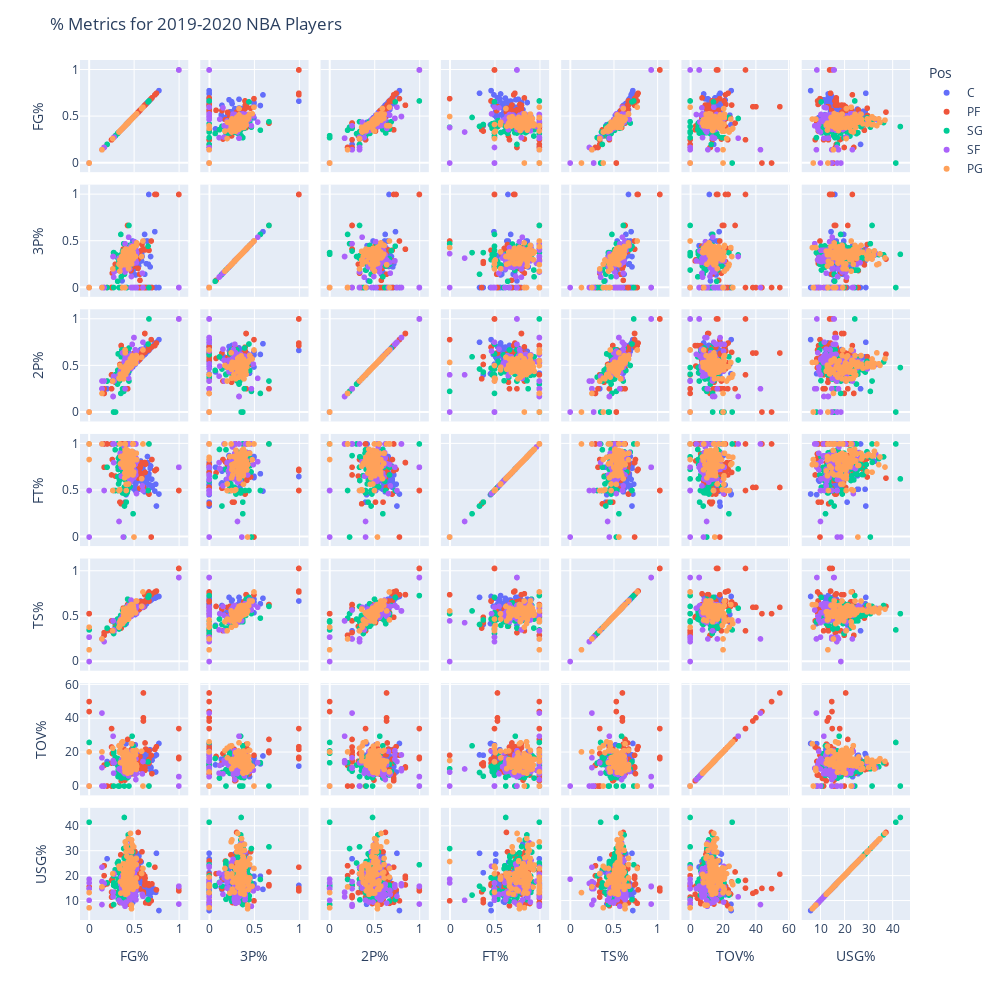

This figure's notebook cell:
### Code cell
keepPercents = [x for x in basketballData.columns if '%' in x]

fig = px.scatter_matrix(basketballData,
    dimensions=keepPercents,
    color="Pos", hover_data = ['Player'])
fig.update_layout(height = 1000, width = 1000)
fig.update_layout(
    title_text='% Metrics for 2019-2020 NBA Players',
)
fig.show()

### Figure 1 — Plotly figure (JSON) as saved in the notebook; plotly's stock layout.template omitted (floating-point values rounded to 4 significant figures; data arrays with more than 128 entries replaced by an {"elided": "..."} marker saying what was removed)
{"data": [{"customdata": [["Steven Adams"], ["LaMarcus Aldridge"], ["Jarrett Allen"], ["Deandre Ayton"], ["Mo Bamba"], ["Aron Baynes"], ["Khem Birch"], ["Goga Bitadze"], ["Bismack Biyombo"], ["Tony Bradley"], ["Moses Brown"], ["Thomas Bryant"], ["Clint Capela"], ["Wendell Carter Jr."], ["Willie Cauley-Stein"], ["Willie Cauley-Stein"], ["Willie Cauley-Stein"], ["Tyson Chandler"], ["Ed Davis"], ["Dewayne Dedmon"], ["Dewayne Dedmon"], ["Dewayne Dedmon"], ["Cheick Diallo"], ["Gorgui Dieng"], ["Gorgui Dieng"], ["Gorgui Dieng"], ["Andre Drummond"], ["Andre Drummond"], ["Andre Drummond"], ["Joel Embiid"], ["Tacko Fall"], ["Derrick Favors"], ["Bruno Fernando"], ["Daniel Gafford"], ["Marc Gasol"], ["Taj Gibson"], ["Rudy Gobert"], ["Montrezl Harrell"], ["Isaiah Hartenstein"], ["Jaxson Hayes"], ["Dewan Hernandez"], ["Willy Hernangómez"], ["Richaun Holmes"], ["Al Horford"], ["Dwight Howard"], ["Serge Ibaka"], ["Jaren Jackson Jr."], ["Nikola Jokić"], ["Damian Jones"], ["DeAndre Jordan"], ["Mfiondu Kabengele"], ["Frank Kaminsky"], ["Enes Kanter"], ["Maxi Kleber"], ["Luke Kornet"], ["Skal Labissière"], ["Alex Len"], ["Alex Len"], ["Alex Len"], ["Meyers Leonard"], ["Kevon Looney"], ["Brook Lopez"], ["Robin Lopez"], ["Ian Mahinmi"], ["Thon Maker"], ["Boban Marjanović"], ["JaVale McGee"], ["Nicolò Melli"], ["Mike Muscala"], ["Larry Nance Jr."], ["Nerlens Noel"], ["Kyle O'Quinn"], ["Jahlil Okafor"], ["Kelly Olynyk"], ["Anžejs Pasečņiks"], ["Norvel Pelle"], ["Mason Plumlee"], ["Jakob Poeltl"], ["Vincent Poirier"], ["Bobby Portis"], ["Dwight Powell"], ["Naz Reid"], ["Mitchell Robinson"], ["Domantas Sabonis"], ["Daniel Theis"], ["Tristan Thompson"], ["Karl-Anthony Towns"], ["Myles Turner"], ["Jonas Valančiūnas"], ["Nikola Vučević"], ["Moritz Wagner"], ["Hassan Whiteside"], ["Johnathan Williams"], ["Robert Williams"], ["Cody Zeller"], ["Ante Žižić"], ["Ivica Zubac"]], "dimensions": [{"axis": {"matches": true}, "label": "FG%", "values": [0.591, 0.493, 0.646, 0.548, 0.468, 0.48, 0.487, 0.473, 0.543, 0.665, 0.4, 0.599, 0.629, 0.534, 0.689, 0.689, 0.689, 0.778, 0.412, 0.393, 0.393, 0.393, 0.65, 0.515, 0.515, 0.515, 0.552, 0.552, 0.552, 0.474, 0.75, 0.62, 0.518, 0.701, 0.419, 0.584, 0.698, 0.58, 0.657, 0.66, 0.2, 0.532, 0.654, 0.442, 0.732, 0.518, 0.468, 0.528, 0.68, 0.666, 0.438, 0.455, 0.566, 0.459, 0.439, 0.551, 0.619, 0.619, 0.619, 0.52, 0.367, 0.427, 0.502, 0.495, 0.482, 0.555, 0.64, 0.442, 0.403, 0.531, 0.685, 0.486, 0.611, 0.476, 0.528, 0.514, 0.617, 0.619, 0.485, 0.45, 0.638, 0.412, 0.742, 0.54, 0.565, 0.512, 0.508, 0.451, 0.586, 0.47, 0.575, 0.618, 0.64, 0.677, 0.524, 0.569, 0.601]}, {"axis": {"matches": true}, "label": "3P%", "values": [0.333, 0.389, 0, 0, 0.356, 0.351, 0, 0.167, 0, 1, 0, 0.407, 0, 0.207, 0, 0, 0, 0, 0, 0.222, 0.222, 0.222, 0.5, 0.227, 0.227, 0.227, 0.286, 0.286, 0.286, 0.348, 0, 0.143, 0.135, 0, 0.402, 0.286, 0, 0, 0, 0.25, 0, 0.227, 0, 0.337, 0.6, 0.398, 0.397, 0.314, 0.222, 0, 0.45, 0.348, 0.143, 0.374, 0.287, 0.231, 0, 0, 0, 0.429, 0.071, 0.296, 0.344, 0.192, 0.344, 0.267, 0.5, 0.361, 0.358, 0.352, 0.333, 0.304, 0.5, 0.432, 0, 0, 0, 0, 0.5, 0.358, 0.256, 0.33, 0, 0.254, 0.321, 0.391, 0.412, 0.336, 0.367, 0.329, 0.343, 0.571, 0, 0, 0.24, 0, 0]}, {"axis": {"matches": true}, "label": "2P%", "values": [0.593, 0.519, 0.654, 0.552, 0.534, 0.582, 0.491, 0.591, 0.543, 0.662, 0.4, 0.64, 0.629, 0.564, 0.705, 0.705, 0.705, 0.778, 0.412, 0.521, 0.521, 0.521, 0.652, 0.659, 0.659, 0.659, 0.593, 0.593, 0.593, 0.511, 0.75, 0.631, 0.605, 0.701, 0.44, 0.599, 0.698, 0.593, 0.71, 0.667, 0.25, 0.59, 0.654, 0.513, 0.734, 0.562, 0.535, 0.594, 0.704, 0.666, 0.417, 0.527, 0.576, 0.594, 0.646, 0.582, 0.619, 0.619, 0.619, 0.625, 0.431, 0.557, 0.588, 0.538, 0.55, 0.582, 0.643, 0.592, 0.538, 0.636, 0.689, 0.571, 0.613, 0.538, 0.538, 0.514, 0.627, 0.619, 0.484, 0.493, 0.716, 0.466, 0.742, 0.565, 0.631, 0.518, 0.586, 0.542, 0.616, 0.523, 0.671, 0.619, 0.696, 0.677, 0.577, 0.569, 0.605]}, {"axis": {"matches": true}, "label": "FT%", "values": [0.59, 0.827, 0.62, 0.769, 0.674, 0.747, 0.612, 0.727, 0.603, 0.65, 0.375, 0.737, 0.529, 0.737, 0.556, 0.556, 0.556, 0.462, 0.455, 0.875, 0.875, 0.875, 0.865, 0.583, 0.583, 0.583, 0.513, 0.513, 0.513, 0.814, 0.333, 0.581, 0.569, 0.533, 0.722, 0.732, 0.621, 0.658, 0.679, 0.63, 1, 0.627, 0.8, 0.753, 0.494, 0.748, 0.741, 0.813, 0.738, 0.68, 1, 0.67, 0.708, 0.863, 0.714, 0.758, 0.7, 0.7, 0.7, 0.654, 0.75, 0.81, 0.535, 0.619, 0.664, 0.766, 0.653, 0.733, 0.818, 0.676, 0.765, 0.526, 0.638, 0.854, 0.593, 0.5, 0.536, 0.486, 0.857, 0.763, 0.667, 0.698, 0.568, 0.723, 0.764, 0.615, 0.796, 0.75, 0.732, 0.781, 0.817, 0.68, 0.6, 0.56, 0.682, 0.737, 0.759]}, {"axis": {"matches": true}, "label": "TS%", "values": [0.6, 0.57, 0.66, 0.57, 0.55, 0.58, 0.53, 0.53, 0.57, 0.67, 0.41, 0.66, 0.63, 0.59, 0.68, 0.68, 0.68, 0.72, 0.42, 0.46, 0.46, 0.46, 0.69, 0.57, 0.57, 0.57, 0.57, 0.57, 0.57, 0.59, 0.71, 0.62, 0.54, 0.69, 0.55, 0.61, 0.7, 0.61, 0.67, 0.67, 0.34, 0.58, 0.68, 0.53, 0.7, 0.59, 0.59, 0.6, 0.71, 0.68, 0.61, 0.55, 0.59, 0.6, 0.54, 0.59, 0.64, 0.64, 0.64, 0.64, 0.4, 0.54, 0.57, 0.54, 0.58, 0.6, 0.66, 0.58, 0.56, 0.61, 0.71, 0.54, 0.63, 0.64, 0.55, 0.52, 0.62, 0.61, 0.54, 0.53, 0.68, 0.51, 0.73, 0.59, 0.63, 0.54, 0.64, 0.56, 0.63, 0.54, 0.67, 0.64, 0.64, 0.67, 0.58, 0.6, 0.64]}, {"axis": {"matches": true}, "label": "TOV%", "values": [14.1, 7.8, 12.2, 12.4, 12.2, 10.8, 13.7, 14.8, 12.2, 11.8, 18.2, 12.1, 12.7, 14.9, 10.8, 11, 9.3, 25.2, 25.1, 17.4, 20.4, 10.3, 16.4, 12.7, 12.7, 12.6, 18.2, 18, 19.2, 13.4, 18.4, 13.3, 15.9, 15.3, 14.6, 13.1, 15.2, 10.1, 16.8, 11.6, 14.5, 15.4, 11.8, 8.7, 17.8, 12.9, 10.8, 15.7, 11.5, 17.8, 5.5, 9.4, 12.9, 8.7, 6.6, 15.7, 12.8, 11.7, 19.2, 13, 12.5, 9.2, 15.6, 14.8, 15.7, 11.8, 12.9, 12.1, 7.7, 11.5, 15.4, 18.3, 17.5, 15.1, 14.5, 24.4, 18.9, 15.2, 14.3, 10.4, 11.5, 7.6, 8.3, 14.8, 10.1, 14, 13.2, 10.5, 12.8, 7.3, 17.2, 13.1, 12.8, 21.5, 11.9, 11.1, 11.8]}, {"axis": {"matches": true}, "label": "USG%", "values": [17.2, 23.6, 15, 24.3, 17.2, 21.1, 9.3, 18.1, 16.8, 16.1, 21.2, 18.3, 16, 16.4, 14.4, 14.4, 14.7, 6, 8.5, 18.2, 18.6, 17.4, 16.7, 17.7, 18.4, 15.6, 25.9, 25.5, 28.7, 32.6, 29, 14.4, 15.3, 13.3, 12.7, 14.8, 16.1, 25.5, 14.8, 15.1, 26.8, 22.9, 16, 17.6, 14.5, 24.1, 23.9, 26.6, 11.4, 14.1, 23.5, 20.8, 19.3, 13.9, 16.3, 14.3, 18.3, 18.6, 16.7, 12, 15.7, 17.5, 16.6, 15.7, 16.1, 27.9, 15, 15.9, 16.4, 15.2, 15.3, 16.5, 19.8, 16.9, 15.6, 12.9, 18.4, 13.3, 15.8, 21.4, 12.7, 24, 13.3, 23.4, 14.7, 18.3, 28.8, 17.5, 21.4, 25.8, 18.8, 19.8, 9.6, 12.3, 20.8, 17.5, 16.2]}], "hoverlabel": {"namelength": 0}, "hovertemplate": "Pos=C<br>%{xaxis.title.text}=%{x}<br>%{yaxis.title.text}=%{y}<br>Player=%{customdata[0]}", "legendgroup": "C", "marker": {"color": "#636efa", "symbol": "circle"}, "name": "C", "showlegend": true, "type": "splom"}, {"customdata": {"elided": "132x1 str values"}, "dimensions": [{"axis": {"matches": true}, "label": "FG%", "values": {"elided": "132 float values"}}, {"axis": {"matches": true}, "label": "3P%", "values": {"elided": "132 float values"}}, {"axis": {"matches": true}, "label": "2P%", "values": {"elided": "132 float values"}}, {"axis": {"matches": true}, "label": "FT%", "values": {"elided": "132 float values"}}, {"axis": {"matches": true}, "label": "TS%", "values": {"elided": "132 float values"}}, {"axis": {"matches": true}, "label": "TOV%", "values": {"elided": "132 float values"}}, {"axis": {"matches": true}, "label": "USG%", "values": {"elided": "132 float values"}}], "hoverlabel": {"namelength": 0}, "hovertemplate": "Pos=PF<br>%{xaxis.title.text}=%{x}<br>%{yaxis.title.text}=%{y}<br>Player=%{customdata[0]}", "legendgroup": "PF", "marker": {"color": "#EF553B", "symbol": "circle"}, "name": "PF", "showlegend": true, "type": "splom"}, {"customdata": {"elided": "152x1 str values"}, "dimensions": [{"axis": {"matches": true}, "label": "FG%", "values": {"elided": "152 float values"}}, {"axis": {"matches": true}, "label": "3P%", "values": {"elided": "152 float values"}}, {"axis": {"matches": true}, "label": "2P%", "values": {"elided": "152 float values"}}, {"axis": {"matches": true}, "label": "FT%", "values": {"elided": "152 float values"}}, {"axis": {"matches": true}, "label": "TS%", "values": {"elided": "152 float values"}}, {"axis": {"matches": true}, "label": "TOV%", "values": {"elided": "152 float values"}}, {"axis": {"matches": true}, "label": "USG%", "values": {"elided": "152 float values"}}], "hoverlabel": {"namelength": 0}, "hovertemplate": "Pos=SG<br>%{xaxis.title.text}=%{x}<br>%{yaxis.title.text}=%{y}<br>Player=%{customdata[0]}", "legendgroup": "SG", "marker": {"color": "#00cc96", "symbol": "circle"}, "name": "SG", "showlegend": true, "type": "splom"}, {"customdata": [["Justin Anderson"], ["Thanasis Antetokounmpo"], ["OG Anunoby"], ["Trevor Ariza"], ["Trevor Ariza"], ["Trevor Ariza"], ["Will Barton"], ["Keita Bates-Diop"], ["Keita Bates-Diop"], ["Keita Bates-Diop"], ["Nicolas Batum"], ["Dragan Bender"], ["Dragan Bender"], ["Dragan Bender"], ["Bojan Bogdanović"], ["Isaac Bonga"], ["Ignas Brazdeikis"], ["Mikal Bridges"], ["Miles Bridges"], ["Oshae Brissett"], ["Jaylen Brown"], ["Sterling Brown"], ["Jimmy Butler"], ["Bruno Caboclo"], ["Bruno Caboclo"], ["Bruno Caboclo"], ["Vlatko Čančar"], ["DeMarre Carroll"], ["DeMarre Carroll"], ["DeMarre Carroll"], ["Vince Carter"], ["Wilson Chandler"], ["Torrey Craig"], ["Jae Crowder"], ["Jae Crowder"], ["Jae Crowder"], ["DeMar DeRozan"], ["Hamidou Diallo"], ["Sekou Doumbouya"], ["Jared Dudley"], ["James Ennis"], ["James Ennis"], ["James Ennis"], ["Terrance Ferguson"], ["Paul George"], ["Javonte Green"], ["Maurice Harkless"], ["Maurice Harkless"], ["Maurice Harkless"], ["Joe Harris"], ["Shaquille Harrison"], ["Josh Hart"], ["Gordon Hayward"], ["Solomon Hill"], ["Solomon Hill"], ["Solomon Hill"], ["Jaylen Hoard"], ["Rondae Hollis-Jefferson"], ["Rodney Hood"], ["Danuel House"], ["De'Andre Hunter"], ["Chandler Hutchison"], ["Joe Ingles"], ["Jonathan Isaac"], ["Wesley Iwundu"], ["Alize Johnson"], ["B.J. Johnson"], ["Keldon Johnson"], ["Derrick Jones Jr."], ["Michael Kidd-Gilchrist"], ["Michael Kidd-Gilchrist"], ["Michael Kidd-Gilchrist"], ["Louis King"], ["Kevin Knox"], ["Kyle Korver"], ["Vic Law"], ["Kawhi Leonard"], ["Caleb Martin"], ["Cody Martin"], ["Kelan Martin"], ["Patrick McCaw"], ["Alfonzo McKinnie"], ["Khris Middleton"], ["Malcolm Miller"], ["Džanan Musa"], ["Sviatoslav Mykhailiuk"], ["Abdel Nader"], ["David Nwaba"], ["KZ Okpala"], ["Cedi Osman"], ["Kelly Oubre Jr."], ["Kevin Porter Jr."], ["Otto Porter"], ["Cam Reddish"], ["Duncan Robinson"], ["Glenn Robinson III"], ["Glenn Robinson III"], ["Glenn Robinson III"], ["JaKarr Sampson"], ["Admiral Schofield"], ["Tony Snell"], ["Juan Toscano-Anderson"], ["Jarrod Uthoff"], ["Denzel Valentine"], ["Taurean Prince"], ["T.J. Warren"], ["Paul Watson"], ["Paul Watson"], ["Paul Watson"], ["Justise Winslow"]], "dimensions": [{"axis": {"matches": true}, "label": "FG%", "values": [0.167, 0.528, 0.507, 0.491, 0.491, 0.491, 0.45, 1, 1, 1, 0.346, 0.437, 0.437, 0.437, 0.447, 0.522, 0.273, 0.516, 0.424, 0.361, 0.49, 0.367, 0.454, 0.5, 0.5, 0.5, 0.4, 0.48, 0.48, 0.48, 0.352, 0.404, 0.462, 0.439, 0.439, 0.439, 0.526, 0.452, 0.39, 0.4, 0.412, 0.412, 0.412, 0.372, 0.432, 0.5, 0.455, 0.455, 0.455, 0.471, 0.467, 0.416, 0.502, 0.267, 0.267, 0.267, 0.469, 0.471, 0.506, 0.427, 0.41, 0.457, 0.441, 0.463, 0.397, 0.467, 0.278, 0.516, 0.514, 0.143, 0.143, 0.143, 0.381, 0.359, 0.429, 0, 0.469, 0.44, 0.43, 0.392, 0.414, 0.427, 0.499, 0.333, 0.36, 0.41, 0.455, 0.521, 0.6, 0.437, 0.452, 0.442, 0.443, 0.384, 0.467, 0.521, 0.521, 0.521, 0.593, 0.4, 0.445, 0.46, 0.143, 0.409, 0.376, 0.529, 0, 0, 0, 0.388]}, {"axis": {"matches": true}, "label": "3P%", "values": [0, 0, 0.381, 0.4, 0.4, 0.4, 0.375, 0, 0, 0, 0.286, 0.324, 0.324, 0.324, 0.414, 0.4, 0.111, 0.352, 0.33, 0.2, 0.381, 0.316, 0.248, 0, 0, 0, 0.167, 0.286, 0.286, 0.286, 0.302, 0.306, 0.33, 0.393, 0.393, 0.393, 0.267, 0.2, 0.286, 0.471, 0.303, 0.303, 0.303, 0.297, 0.399, 0.261, 0.28, 0.28, 0.28, 0.412, 0.381, 0.342, 0.392, 0.333, 0.333, 0.333, 0, 0.118, 0.493, 0.363, 0.355, 0.316, 0.397, 0.33, 0.313, 0, 0.167, 0.4, 0.27, 0, 0, 0, 0.364, 0.327, 0.415, 0, 0.366, 0.541, 0.234, 0.26, 0.324, 0.215, 0.418, 0.316, 0.231, 0.404, 0.371, 0.429, 0, 0.383, 0.352, 0.335, 0.387, 0.332, 0.448, 0.286, 0.286, 0.286, 0.154, 0.298, 0.402, 0.348, 0, 0.336, 0.339, 0.375, 0, 0, 0, 0.222]}, {"axis": {"matches": true}, "label": "2P%", "values": [0.333, 0.655, 0.593, 0.595, 0.595, 0.595, 0.498, 1, 1, 1, 0.438, 0.541, 0.541, 0.541, 0.479, 0.574, 0.385, 0.621, 0.486, 0.476, 0.552, 0.423, 0.494, 0.8, 0.8, 0.8, 0.556, 0.727, 0.727, 0.727, 0.451, 0.597, 0.606, 0.6, 0.6, 0.6, 0.535, 0.5, 0.464, 0.25, 0.514, 0.514, 0.514, 0.636, 0.463, 0.573, 0.561, 0.561, 0.561, 0.536, 0.496, 0.571, 0.553, 0.167, 0.167, 0.167, 0.517, 0.493, 0.515, 0.544, 0.454, 0.496, 0.516, 0.515, 0.441, 0.467, 0.333, 0.538, 0.67, 0.25, 0.25, 0.25, 0.4, 0.391, 0.481, 0, 0.51, 0.362, 0.546, 0.541, 0.484, 0.557, 0.547, 0.4, 0.473, 0.425, 0.53, 0.581, 0.75, 0.497, 0.511, 0.506, 0.487, 0.428, 0.614, 0.62, 0.62, 0.62, 0.676, 0.571, 0.531, 0.525, 0.333, 0.51, 0.429, 0.571, 0, 0, 0, 0.431]}, {"axis": {"matches": true}, "label": "FT%", "values": [0.5, 0.467, 0.686, 0.872, 0.872, 0.872, 0.767, 0.75, 0.75, 0.75, 0.9, 0.727, 0.727, 0.727, 0.903, 0.813, 0.8, 0.848, 0.809, 0.8, 0.736, 0.771, 0.833, 1, 1, 1, 1, 0.75, 0.75, 0.75, 0.793, 0.87, 0.645, 0.769, 0.769, 0.769, 0.843, 0.622, 0.674, 1, 0.882, 0.882, 0.882, 0.789, 0.882, 0.639, 0.625, 0.625, 0.625, 0.747, 0.78, 0.747, 0.847, 1, 1, 1, 0.615, 0.736, 0.778, 0.8, 0.764, 0.59, 0.774, 0.767, 0.816, 0.667, 1, 0.7, 0.779, 1, 1, 1, 0, 0.653, 0.824, 0, 0.889, 0.81, 0.646, 0.968, 0.722, 0.71, 0.908, 0.167, 0.75, 0.814, 0.774, 0.667, 0.5, 0.67, 0.78, 0.723, 0.704, 0.802, 0.906, 1, 1, 1, 0.55, 0.692, 1, 0.6, 1, 0.75, 0.798, 0.812, 0.5, 0.5, 0.5, 0.667]}, {"axis": {"matches": true}, "label": "TS%", "values": [0.22, 0.53, 0.6, 0.64, 0.64, 0.64, 0.55, 0.93, 0.93, 0.93, 0.46, 0.53, 0.53, 0.53, 0.6, 0.63, 0.35, 0.62, 0.52, 0.46, 0.59, 0.48, 0.58, 0.56, 0.56, 0.56, 0.51, 0.62, 0.62, 0.62, 0.47, 0.53, 0.56, 0.62, 0.62, 0.62, 0.6, 0.49, 0.47, 0.57, 0.54, 0.54, 0.54, 0.5, 0.58, 0.56, 0.54, 0.54, 0.54, 0.59, 0.56, 0.56, 0.59, 0.45, 0.45, 0.45, 0.5, 0.53, 0.63, 0.57, 0.52, 0.52, 0.59, 0.54, 0.52, 0.51, 0.34, 0.58, 0.61, 0.25, 0.25, 0.25, 0.45, 0.47, 0.61, 0, 0.59, 0.6, 0.51, 0.51, 0.5, 0.49, 0.62, 0.43, 0.47, 0.58, 0.58, 0.63, 0.6, 0.55, 0.56, 0.53, 0.55, 0.5, 0.68, 0.59, 0.59, 0.59, 0.61, 0.51, 0.6, 0.53, 0.25, 0.51, 0.5, 0.6, 0.27, 0.27, 0.27, 0.44]}, {"axis": {"matches": true}, "label": "TOV%", "values": [0, 20.5, 11.7, 13.6, 13.7, 13.5, 9.9, 5.5, 5.6, 0, 20.5, 17.6, 18.3, 17.4, 13.1, 16.2, 7.6, 12.5, 10.5, 14.8, 11.8, 13.4, 11.2, 10.2, 9.1, 18.4, 15.2, 18.6, 20.9, 15.8, 9.4, 15, 9, 9.9, 10.9, 6, 11.5, 13.4, 12, 10.5, 11.6, 10.9, 13.7, 12.6, 13, 13.7, 14.5, 16.3, 8.4, 11.1, 9.2, 11.1, 10.8, 15, 13.8, 29.5, 9.6, 12.2, 9.4, 8.6, 12.1, 11.4, 18.9, 11.7, 7.3, 14.5, 13.7, 7.8, 6.8, 16.7, 10.9, 43.2, 8.2, 9.2, 13.3, 0, 10.7, 13.9, 15.7, 9.3, 14.6, 12.3, 10.8, 10.1, 15.5, 12.3, 12.7, 8.8, 14.5, 12.3, 8.2, 16.7, 6.8, 13.6, 8.6, 7.9, 8.5, 3.8, 7.2, 8, 7.3, 19.7, 0, 9.8, 14, 7.5, 0, 0, 0, 14.6]}, {"axis": {"matches": true}, "label": "USG%", "values": [16.9, 23.8, 14.4, 11.9, 11.3, 12.6, 20, 15.6, 15.8, 8.6, 9.4, 17.7, 12.4, 20.1, 25.6, 10.3, 21, 12.4, 20, 15, 24.7, 16.7, 25.2, 16.7, 16.7, 16, 19.1, 15.8, 15.4, 16.4, 16.6, 13, 12.2, 15.6, 15.6, 15.8, 26.6, 17.4, 16.9, 7.7, 15.2, 15.8, 13.7, 9, 29.6, 13.6, 10.7, 10.3, 12.4, 17.9, 18.1, 15.3, 20.9, 13.2, 13.4, 11.5, 17.2, 17.2, 13.9, 13.5, 17.5, 19.1, 15, 18.3, 13.1, 16.8, 20.6, 18.1, 14.1, 14.8, 17.6, 8.4, 17.1, 17.8, 15.7, 18.6, 33.2, 15, 13.6, 17.8, 9.4, 15.2, 26.2, 10.1, 19.4, 17.1, 16.5, 14.2, 11.7, 16.6, 22.4, 20.5, 21, 18.9, 15.8, 16.4, 16.6, 14.8, 12.5, 12.5, 11.4, 12.7, 23.4, 23.3, 20.4, 22.8, 14.8, 17.1, 10.1, 20.7]}], "hoverlabel": {"namelength": 0}, "hovertemplate": "Pos=SF<br>%{xaxis.title.text}=%{x}<br>%{yaxis.title.text}=%{y}<br>Player=%{customdata[0]}", "legendgroup": "SF", "marker": {"color": "#ab63fa", "symbol": "circle"}, "name": "SF", "showlegend": true, "type": "splom"}, {"customdata": [["Ryan Arcidiacono"], ["D.J. Augustin"], ["Lonzo Ball"], ["J.J. Barea"], ["Patrick Beverley"], ["Eric Bledsoe"], ["Ky Bowman"], ["Malcolm Brogdon"], ["Jalen Brunson"], ["Trey Burke"], ["Jevon Carter"], ["Alex Caruso"], ["Joe Chealey"], ["Chris Chiozza"], ["Chris Chiozza"], ["Chris Chiozza"], ["Mike Conley"], ["Quinn Cook"], ["Stephen Curry"], ["Matthew Dellavedova"], ["Luka Dončić"], ["PJ Dozier"], ["Goran Dragić"], ["Kris Dunn"], ["Yogi Ferrell"], ["De'Aaron Fox"], ["Tim Frazier"], ["Markelle Fultz"], ["Darius Garland"], ["Brandon Goodwin"], ["Devonte' Graham"], ["George Hill"], ["Aaron Holiday"], ["Kyrie Irving"], ["Frank Jackson"], ["Reggie Jackson"], ["Reggie Jackson"], ["Reggie Jackson"], ["LeBron James"], ["Ty Jerome"], ["Tyus Jones"], ["Cory Joseph"], ["Brandon Knight"], ["Brandon Knight"], ["Brandon Knight"], ["Jalen Lecque"], ["Damian Lillard"], ["Kyle Lowry"], ["Josh Magette"], ["Frank Mason III"], ["T.J. McConnell"], ["Jordan McLaughlin"], ["De'Anthony Melton"], ["Patty Mills"], ["Ja Morant"], ["Monte Morris"], ["Emmanuel Mudiay"], ["Dejounte Murray"], ["Jamal Murray"], ["Shabazz Napier"], ["Shabazz Napier"], ["Shabazz Napier"], ["Raul Neto"], ["Frank Ntilikina"], ["Elie Okobo"], ["Jeremy Pargo"], ["Chris Paul"], ["Elfrid Payton"], ["Gary Payton II"], ["Shamorie Ponds"], ["Chasson Randle"], ["Rajon Rondo"], ["Derrick Rose"], ["Terry Rozier"], ["Ricky Rubio"], ["D'Angelo Russell"], ["D'Angelo Russell"], ["D'Angelo Russell"], ["Tomáš Satoranský"], ["Dennis Schröder"], ["Ben Simmons"], ["Dennis Smith Jr."], ["Ish Smith"], ["Edmond Sumner"], ["Jeff Teague"], ["Jeff Teague"], ["Jeff Teague"], ["Isaiah Thomas"], ["Allonzo Trier"], ["Evan Turner"], ["Fred VanVleet"], ["Kemba Walker"], ["Derrick Walton"], ["Derrick Walton"], ["Derrick Walton"], ["Brad Wanamaker"], ["Tremont Waters"], ["Russell Westbrook"], ["Nigel Williams-Goss"], ["Trae Young"]], "dimensions": [{"axis": {"matches": true}, "label": "FG%", "values": [0.409, 0.393, 0.412, 0.413, 0.428, 0.482, 0.417, 0.439, 0.466, 0.465, 0.4, 0.423, 0, 0.489, 0.489, 0.489, 0.405, 0.439, 0.402, 0.354, 0.461, 0.396, 0.437, 0.444, 0.396, 0.475, 0.362, 0.473, 0.401, 0.4, 0.382, 0.53, 0.407, 0.478, 0.385, 0.525, 0.525, 0.525, 0.498, 0.349, 0.459, 0.42, 0.383, 0.383, 0.383, 0.4, 0.457, 0.417, 0.333, 0.263, 0.517, 0.489, 0.419, 0.429, 0.491, 0.459, 0.471, 0.475, 0.455, 0.431, 0.431, 0.431, 0.451, 0.393, 0.398, 0.5, 0.489, 0.439, 0.414, 0.6, 0, 0.418, 0.49, 0.423, 0.412, 0.412, 0.412, 0.412, 0.43, 0.468, 0.585, 0.341, 0.451, 0.423, 0.412, 0.412, 0.412, 0.408, 0.481, 0.373, 0.409, 0.421, 0.472, 0.472, 0.472, 0.428, 0.343, 0.474, 0.143, 0.437]}, {"axis": {"matches": true}, "label": "3P%", "values": [0.391, 0.345, 0.383, 0.382, 0.379, 0.348, 0.308, 0.313, 0.358, 0.421, 0.393, 0.355, 0, 0.44, 0.44, 0.44, 0.376, 0.379, 0.245, 0.231, 0.318, 0.25, 0.377, 0.259, 0.275, 0.307, 0.333, 0.254, 0.355, 0.299, 0.373, 0.48, 0.394, 0.394, 0.325, 0.452, 0.452, 0.452, 0.349, 0.277, 0.379, 0.351, 0.388, 0.388, 0.388, 0, 0.394, 0.354, 0.25, 0.2, 0.333, 0.382, 0.316, 0.38, 0.367, 0.375, 0.355, 0.378, 0.345, 0.381, 0.381, 0.381, 0.394, 0.321, 0.352, 0.429, 0.362, 0.203, 0.283, 0.5, 0, 0.328, 0.306, 0.407, 0.351, 0.345, 0.345, 0.345, 0.322, 0.381, 0.333, 0.296, 0.367, 0.263, 0.333, 0.333, 0.333, 0.413, 0.358, 0, 0.388, 0.377, 0.429, 0.429, 0.429, 0.367, 0.176, 0.254, 0, 0.361]}, {"axis": {"matches": true}, "label": "2P%", "values": [0.439, 0.43, 0.453, 0.437, 0.504, 0.54, 0.472, 0.491, 0.515, 0.483, 0.409, 0.471, 0, 0.55, 0.55, 0.55, 0.429, 0.477, 0.636, 0.488, 0.574, 0.46, 0.491, 0.535, 0.48, 0.523, 0.375, 0.52, 0.434, 0.485, 0.397, 0.571, 0.416, 0.522, 0.438, 0.607, 0.607, 0.607, 0.57, 0.407, 0.492, 0.46, 0.357, 0.357, 0.357, 0.667, 0.518, 0.505, 0.364, 0.333, 0.524, 0.569, 0.47, 0.529, 0.517, 0.494, 0.512, 0.494, 0.517, 0.478, 0.478, 0.478, 0.49, 0.444, 0.427, 0.533, 0.557, 0.482, 0.5, 0.667, 0, 0.473, 0.535, 0.436, 0.44, 0.485, 0.485, 0.485, 0.491, 0.512, 0.588, 0.357, 0.48, 0.507, 0.43, 0.43, 0.43, 0.405, 0.604, 0.403, 0.43, 0.47, 0.533, 0.533, 0.533, 0.452, 0.5, 0.518, 0.2, 0.501]}, {"axis": {"matches": true}, "label": "FT%", "values": [0.711, 0.885, 0.567, 0.944, 0.659, 0.813, 0.829, 0.895, 0.813, 0.722, 0.84, 0.763, 1, 1, 1, 1, 0.795, 0.667, 1, 0.865, 0.752, 0.636, 0.769, 0.741, 0.865, 0.703, 0.792, 0.723, 0.875, 0.933, 0.82, 0.831, 0.861, 0.922, 0.75, 0.9, 0.9, 0.9, 0.697, 0.786, 0.741, 0.828, 0.762, 0.762, 0.762, 1, 0.888, 0.861, 0.5, 0.5, 0.833, 0.667, 0.821, 0.861, 0.77, 0.823, 0.754, 0.798, 0.893, 0.83, 0.83, 0.83, 0.839, 0.864, 0.687, 0, 0.9, 0.57, 0.5, 1, 0.833, 0.659, 0.871, 0.874, 0.853, 0.873, 0.873, 0.873, 0.876, 0.839, 0.627, 0.509, 0.686, 0.667, 0.887, 0.887, 0.887, 0.816, 0.791, 0.857, 0.843, 0.867, 0.778, 0.778, 0.778, 0.931, 1, 0.777, 1, 0.86]}, {"axis": {"matches": true}, "label": "TS%", "values": [0.55, 0.55, 0.53, 0.52, 0.55, 0.58, 0.49, 0.54, 0.55, 0.54, 0.53, 0.54, 0.13, 0.62, 0.62, 0.62, 0.53, 0.52, 0.56, 0.46, 0.58, 0.45, 0.57, 0.51, 0.5, 0.56, 0.46, 0.52, 0.5, 0.51, 0.54, 0.67, 0.52, 0.59, 0.5, 0.67, 0.67, 0.67, 0.58, 0.44, 0.53, 0.51, 0.58, 0.58, 0.58, 0.46, 0.62, 0.59, 0.38, 0.34, 0.54, 0.59, 0.53, 0.59, 0.57, 0.54, 0.55, 0.54, 0.56, 0.59, 0.59, 0.59, 0.56, 0.5, 0.51, 0.56, 0.61, 0.47, 0.47, 0.77, 0.38, 0.49, 0.56, 0.55, 0.53, 0.55, 0.55, 0.55, 0.53, 0.57, 0.61, 0.4, 0.51, 0.48, 0.51, 0.51, 0.51, 0.53, 0.62, 0.42, 0.55, 0.57, 0.63, 0.63, 0.63, 0.56, 0.44, 0.54, 0.25, 0.59]}, {"axis": {"matches": true}, "label": "TOV%", "values": [13.5, 12.9, 20.7, 15.8, 15.7, 15.8, 17.1, 13.6, 13.6, 8.2, 12.6, 13.6, 20.2, 17.5, 20.9, 14.8, 12.4, 12.4, 14.6, 23.6, 14.6, 10.3, 14.9, 15.7, 11.9, 14.6, 25.6, 15.1, 17.1, 12.5, 14.5, 11.6, 12.4, 10.1, 13.1, 12.7, 9.8, 21.1, 15.3, 13.8, 10.8, 14, 17.3, 14.9, 19.6, 8.4, 11, 15, 23.9, 22.4, 18.5, 13.7, 16.3, 7.6, 17.2, 8.1, 16.9, 15.7, 11.8, 18.9, 19.1, 18.6, 18.2, 16.5, 15.3, 15.1, 13, 16.7, 14.3, 0, 0, 20.8, 13.4, 12.1, 18.1, 13.6, 12.6, 16.4, 17.7, 13.2, 20.6, 19.8, 11.2, 13.9, 16.8, 16.4, 17.5, 14.4, 15, 26.2, 12.4, 10.3, 10.4, 9.1, 25, 15.9, 21, 14.9, 20.2, 16.2]}, {"axis": {"matches": true}, "label": "USG%", "values": [12.5, 19.1, 18.6, 24.3, 13, 24, 17.2, 25.2, 20.4, 19.3, 13.9, 13.9, 13.2, 16.2, 14.5, 17.9, 23, 20.8, 33.6, 13, 37, 19.8, 25.7, 14.6, 18.9, 29.6, 17.3, 20.7, 20.7, 22.4, 24.8, 15.8, 19.4, 32.6, 20.4, 24.5, 27, 19.1, 31.6, 17.6, 17.2, 13, 20.6, 19.1, 22.2, 19.4, 30.2, 23.1, 23.8, 20.8, 17.2, 15.8, 19.6, 20.5, 26, 17.2, 22.4, 20.6, 25.2, 19.6, 19.1, 20.7, 17.6, 15.4, 14.9, 25.7, 23.2, 19.5, 13.4, 22.9, 7.1, 18.7, 31.6, 23.7, 20.2, 31.5, 32.2, 29.5, 16.7, 27.2, 20.9, 23.1, 18.3, 17.4, 19.5, 20.2, 18.3, 24.1, 21.4, 16.4, 22, 27.8, 8.1, 8.2, 6.7, 15.4, 22.9, 34.4, 15.5, 34.9]}], "hoverlabel": {"namelength": 0}, "hovertemplate": "Pos=PG<br>%{xaxis.title.text}=%{x}<br>%{yaxis.title.text}=%{y}<br>Player=%{customdata[0]}", "legendgroup": "PG", "marker": {"color": "#FFA15A", "symbol": "circle"}, "name": "PG", "showlegend": true, "type": "splom"}], "layout": {"dragmode": "select", "height": 1000, "legend": {"title": {"text": "Pos"}, "tracegroupgap": 0}, "margin": {"t": 60}, "title": {"text": "% Metrics for 2019-2020 NBA Players"}, "width": 1000}}
